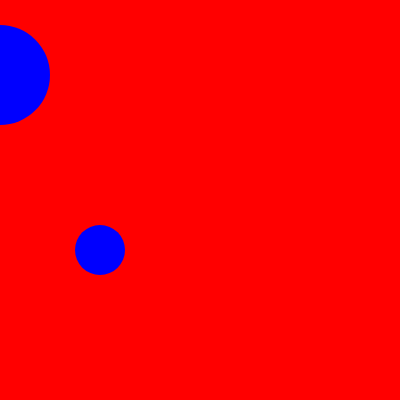
Frame 1 (no input)
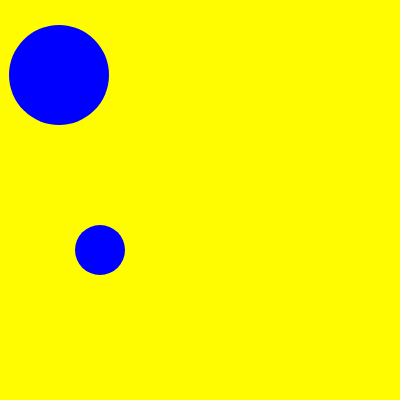
Frame 60 (no input)
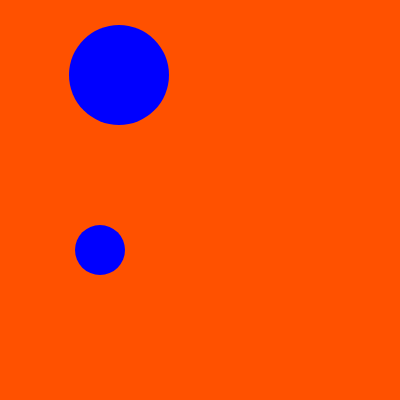
Frame 120 (the mouse pressed at the canvas centre since frame 60)

The p5.js sketch that drew these frames (run headless with seeded random() and noise() and a simulated clock; from frame 60 on, the mouse is pressed at the canvas centre):

// p5.js sketch
// ── sketch.js
// do not remove, allowes autocomplete
/// <reference path="./../p5.global-mode.d.ts" />
var clicks = 0;
  var keys = 0;
var time = 0;
var timespeed = 0;
var myHue = 0;


function setup() {
  createCanvas(400, 400);
angleMode(DEGREES);
colorMode(HSB);
}
function draw() {
  time = time + timespeed;
  var ellipseOffset = time % 400;
  var myHue = time % 100;
 if (ellipseOffset > 200) {
   background('green');
 }
 
 else if (ellipseOffset < 200) {
background(myHue, 100, 100);
 }

 if (keyIsPressed) {
   timespeed = 2;
 } else {
timespeed = 1; 
}


  fill('blue');
  strokeWeight(clicks % 5);
  ellipse(ellipseOffset, 75, 100 + clicks * 10, 100 + keys * 10);
  ellipse(100, 250 + clicks * 5, 50 + keys * 10);

    fill('red');
}
    function mouseReleased() {
      clicks = clicks + 1;
    }

    function keyReleased() {
      keys = keys + 1;
    }
